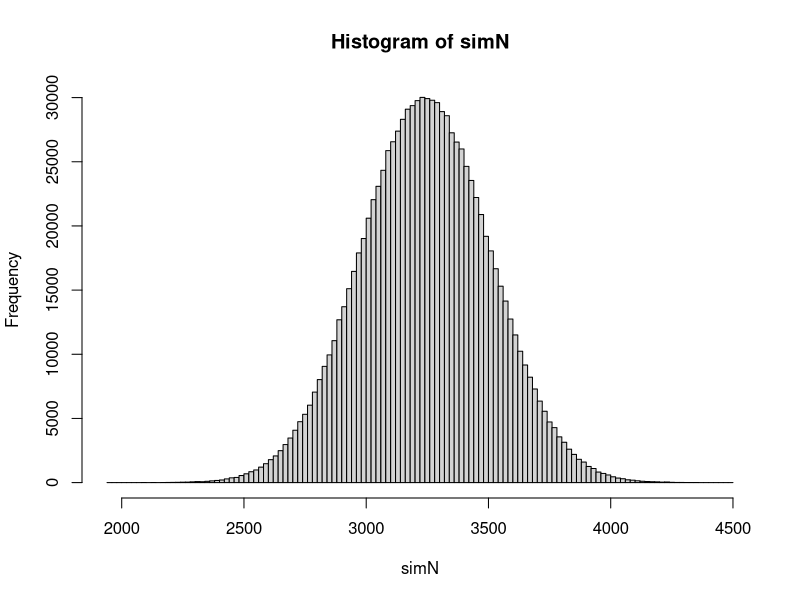
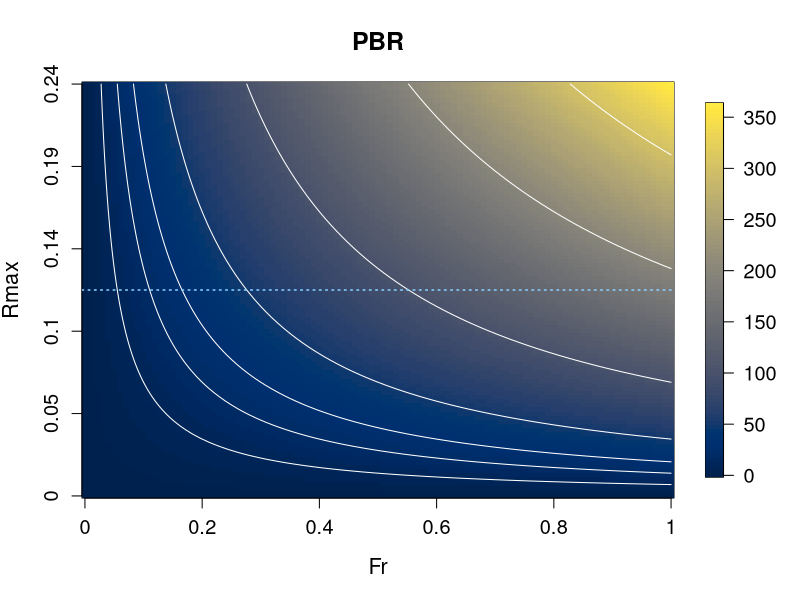

Write R code to recreate these figures, in order.
library(ggplot2)
library(viridis)
library(fields)

## Write data for Fjord-specific population size estimates (from Krafft et al. 2006)
N.est <- data.frame(
  FjordID = c(5:11),
  EstMean = c(1142, 577, 0, 268, 1082, 137, 36),
  EstSD = c(187, 99, 0, 52, 149, 29, 7)
)

## Function for simulating Isfjorden population size
Isfj.Nsim <- function(n, N.est){
  
  # Vector to store samples
  simN <- rep(NA, n)
  
  # Sample from distributions for each fjord and sum
  for(i in 1:n){
    simN[i] <- sum(rnorm(7, mean = N.est$EstMean, sd = N.est$EstSD))
  }
  
  # Return results
  return(simN)
}

## Simulate Isfjorden population size
simN <-Isfj.Nsim(n = 1000000, N.est = N.est)
hist(simN, breaks = 100)

## Extract Nmin for PBR calculations
#  The recommendation (e.g. in Nelson et al. 2019) is to use the 20th percentile
#  of a log-normal distribution of estimates of population size
Nmin <- exp(quantile(log(simN), probs = 0.2))

## Set realistic range for Rmax
Rmax_default <- 0.12 # This is the suggested default for pinnipeds
Rmax_llim <- 0
Rmax_ulim <- 2*Rmax_default 

## Set the range for Fr
Fr_llim <- 0
Fr_ulim <- 1

## Function for calculating PBR across ranges of Rmax and Fr
calc.PBR <- function(Nmin, Rmax, Fr){
  
  # Prepare matrix for storing results
  PBR <- matrix(NA, nrow = length(Fr), ncol = length(Rmax),
                dimnames = list(round(Fr, digits = 2), round(Rmax, digits = 2)))
  
  # Calculate PBR for each Rmax-Fr combination
  for(i in 1:length(Fr)){
    for(j in 1:length(Rmax)){
      PBR[i,j] <- Nmin*0.5*Rmax[j]*Fr[i]
    }
  }
  
  return(PBR)
}

## Determine ranges for Rmax and Fr
Rmax_n <- 101
Fr_n <- 101
Rmax <- seq(Rmax_llim, Rmax_ulim, length.out = Rmax_n)
Fr <- seq(Fr_llim, Fr_ulim, length.out = Fr_n)

## Calculate PBR value matrix
PBR.mat <- calc.PBR(Nmin, Rmax, Fr)


## Plot PBR heatmap
pdf('220715_RudimentaryPBR.pdf', width = 7, height = 6)
#par(mar=c(5.1,5.1,4.1,2.1))
image.plot(PBR.mat, col = cividis(100), main = 'PBR', xlab = 'Fr', ylab = 'Rmax', xaxt= "n", yaxt= "n", cex.lab = 1.3, cex.main = 1.5, axis.args = list(cex.axis = 1.2))
axis(1, at = seq(0, 1, length.out = 6), labels = seq(0, 1, length.out = 6), cex.axis = 1.2)
axis(2, at = seq(0, 1, length.out = 6), labels = round(seq(0, Rmax_ulim, length.out = 6), digits = 2), cex.axis = 1.2)
contour(PBR.mat, add = TRUE, levels = c(10, 20, 30, 50, 100, 200, 300), col = 'white', labcex = 1, method = 'edge', lty = 1, crt = 90, drawlabels = F)
abline(h = 0.5, col = 'skyblue1', lty = 3, lwd = 1.5)
dev.off()
